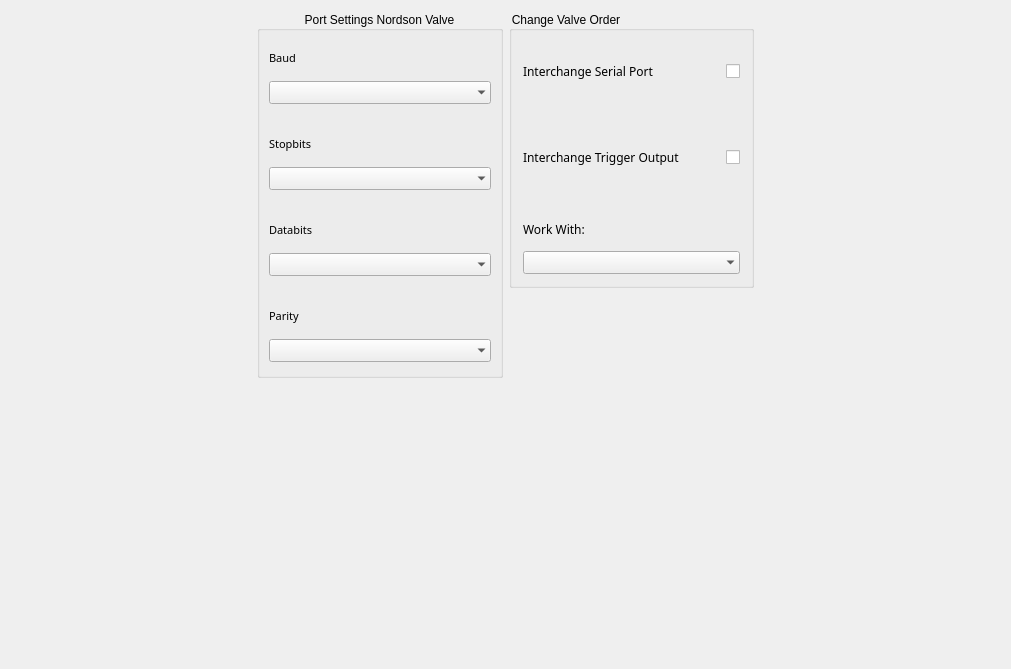
<?xml version="1.0" encoding="UTF-8"?>
<ui version="4.0">
 <class>SerialPortSettingsDialog</class>
 <widget class="QWidget" name="SerialPortSettingsDialog">
  <property name="enabled">
   <bool>true</bool>
  </property>
  <property name="geometry">
   <rect>
    <x>0</x>
    <y>0</y>
    <width>1011</width>
    <height>669</height>
   </rect>
  </property>
  <property name="windowTitle">
   <string/>
  </property>
  <property name="styleSheet">
   <string notr="true"/>
  </property>
  <layout class="QGridLayout" name="gridLayout_3">
   <item row="0" column="0">
    <spacer name="horizontalSpacer">
     <property name="orientation">
      <enum>Qt::Horizontal</enum>
     </property>
     <property name="sizeHint" stdset="0">
      <size>
       <width>205</width>
       <height>20</height>
      </size>
     </property>
    </spacer>
   </item>
   <item row="0" column="1" rowspan="2">
    <widget class="QGroupBox" name="groupBoxSerialSettings">
     <property name="sizePolicy">
      <sizepolicy hsizetype="Expanding" vsizetype="Preferred">
       <horstretch>0</horstretch>
       <verstretch>0</verstretch>
      </sizepolicy>
     </property>
     <property name="minimumSize">
      <size>
       <width>0</width>
       <height>0</height>
      </size>
     </property>
     <property name="styleSheet">
      <string notr="true">QGroupBox{
    background-color: transparent;
}</string>
     </property>
     <property name="title">
      <string>Port Settings Nordson Valve</string>
     </property>
     <property name="alignment">
      <set>Qt::AlignCenter</set>
     </property>
     <layout class="QGridLayout" name="gridLayout">
      <property name="leftMargin">
       <number>0</number>
      </property>
      <property name="topMargin">
       <number>0</number>
      </property>
      <property name="rightMargin">
       <number>0</number>
      </property>
      <property name="bottomMargin">
       <number>4</number>
      </property>
      <property name="spacing">
       <number>4</number>
      </property>
      <item row="0" column="0">
       <widget class="ContentBoardItem" name="widgetDashBoardSerialPortBaudrate" native="true">
        <property name="sizePolicy">
         <sizepolicy hsizetype="Preferred" vsizetype="Preferred">
          <horstretch>0</horstretch>
          <verstretch>0</verstretch>
         </sizepolicy>
        </property>
        <property name="minimumSize">
         <size>
          <width>0</width>
          <height>82</height>
         </size>
        </property>
        <property name="maximumSize">
         <size>
          <width>16777215</width>
          <height>82</height>
         </size>
        </property>
        <property name="styleSheet">
         <string notr="true">/*QFrame{
     background:rgb(249,247,248);
     min-height: 80px;
     max-height: 80px;
}

QLabel{
  background:rgb(249,247,248);
  color: rgb(39,51,66);
  font-size: 16px;
  font-family: Siemens Sans;
  min-height: 20px;
  max-height: 20px;
}
*/


</string>
        </property>
        <layout class="QGridLayout" name="gridLayout_28">
         <property name="leftMargin">
          <number>9</number>
         </property>
         <property name="topMargin">
          <number>9</number>
         </property>
         <property name="rightMargin">
          <number>9</number>
         </property>
         <property name="bottomMargin">
          <number>9</number>
         </property>
         <property name="spacing">
          <number>6</number>
         </property>
         <item row="2" column="0">
          <widget class="QComboBox" name="comboBoxSerialPortBaudrate">
           <property name="enabled">
            <bool>true</bool>
           </property>
           <property name="sizePolicy">
            <sizepolicy hsizetype="Ignored" vsizetype="Fixed">
             <horstretch>0</horstretch>
             <verstretch>0</verstretch>
            </sizepolicy>
           </property>
           <property name="minimumSize">
            <size>
             <width>0</width>
             <height>0</height>
            </size>
           </property>
           <property name="maximumSize">
            <size>
             <width>16777215</width>
             <height>16777215</height>
            </size>
           </property>
           <property name="font">
            <font>
             <family>Siemens Sans</family>
             <weight>75</weight>
             <bold>true</bold>
            </font>
           </property>
           <property name="styleSheet">
            <string notr="true"/>
           </property>
           <property name="editable">
            <bool>false</bool>
           </property>
           <property name="currentIndex">
            <number>-1</number>
           </property>
           <property name="sizeAdjustPolicy">
            <enum>QComboBox::AdjustToContents</enum>
           </property>
           <property name="minimumContentsLength">
            <number>0</number>
           </property>
           <property name="iconSize">
            <size>
             <width>16</width>
             <height>16</height>
            </size>
           </property>
           <property name="frame">
            <bool>false</bool>
           </property>
           <property name="modelColumn">
            <number>0</number>
           </property>
          </widget>
         </item>
         <item row="0" column="0">
          <widget class="QLabel" name="labelSerialPortBaudrate">
           <property name="font">
            <font>
             <family>Siemens Sans</family>
             <pointsize>8</pointsize>
            </font>
           </property>
           <property name="styleSheet">
            <string notr="true"/>
           </property>
           <property name="text">
            <string>Baud</string>
           </property>
          </widget>
         </item>
        </layout>
       </widget>
      </item>
      <item row="1" column="0">
       <widget class="ContentBoardItem" name="widgetDashBoardSerialPortStopbits" native="true">
        <property name="sizePolicy">
         <sizepolicy hsizetype="Preferred" vsizetype="Preferred">
          <horstretch>0</horstretch>
          <verstretch>0</verstretch>
         </sizepolicy>
        </property>
        <property name="minimumSize">
         <size>
          <width>0</width>
          <height>82</height>
         </size>
        </property>
        <property name="maximumSize">
         <size>
          <width>16777215</width>
          <height>82</height>
         </size>
        </property>
        <property name="styleSheet">
         <string notr="true">/*QFrame{
     background:rgb(249,247,248);
     min-height: 80px;
     max-height: 80px;
}

QLabel{
  background:rgb(249,247,248);
  color: rgb(39,51,66);
  font-size: 16px;
  font-family: Siemens Sans;
  min-height: 20px;
  max-height: 20px;
}
*/

</string>
        </property>
        <layout class="QGridLayout" name="gridLayout_30">
         <property name="leftMargin">
          <number>9</number>
         </property>
         <property name="topMargin">
          <number>9</number>
         </property>
         <property name="rightMargin">
          <number>9</number>
         </property>
         <property name="bottomMargin">
          <number>9</number>
         </property>
         <property name="spacing">
          <number>6</number>
         </property>
         <item row="1" column="0">
          <widget class="QLabel" name="labelSerialPortStopbits">
           <property name="font">
            <font>
             <family>Siemens Sans</family>
             <pointsize>8</pointsize>
            </font>
           </property>
           <property name="styleSheet">
            <string notr="true"/>
           </property>
           <property name="text">
            <string>Stopbits</string>
           </property>
          </widget>
         </item>
         <item row="2" column="0">
          <widget class="QComboBox" name="comboBoxSerialPortStopbits">
           <property name="sizePolicy">
            <sizepolicy hsizetype="Ignored" vsizetype="Fixed">
             <horstretch>0</horstretch>
             <verstretch>0</verstretch>
            </sizepolicy>
           </property>
           <property name="minimumSize">
            <size>
             <width>0</width>
             <height>0</height>
            </size>
           </property>
           <property name="maximumSize">
            <size>
             <width>16777215</width>
             <height>16777215</height>
            </size>
           </property>
           <property name="font">
            <font>
             <family>Siemens Sans</family>
             <weight>75</weight>
             <bold>true</bold>
            </font>
           </property>
           <property name="styleSheet">
            <string notr="true"/>
           </property>
           <property name="currentIndex">
            <number>-1</number>
           </property>
           <property name="sizeAdjustPolicy">
            <enum>QComboBox::AdjustToContents</enum>
           </property>
           <property name="minimumContentsLength">
            <number>0</number>
           </property>
           <property name="iconSize">
            <size>
             <width>16</width>
             <height>16</height>
            </size>
           </property>
           <property name="frame">
            <bool>false</bool>
           </property>
           <property name="modelColumn">
            <number>0</number>
           </property>
          </widget>
         </item>
        </layout>
       </widget>
      </item>
      <item row="2" column="0">
       <widget class="ContentBoardItem" name="widgetDashBoardSerialPortDatabits" native="true">
        <property name="sizePolicy">
         <sizepolicy hsizetype="Preferred" vsizetype="Preferred">
          <horstretch>0</horstretch>
          <verstretch>0</verstretch>
         </sizepolicy>
        </property>
        <property name="minimumSize">
         <size>
          <width>0</width>
          <height>82</height>
         </size>
        </property>
        <property name="maximumSize">
         <size>
          <width>16777215</width>
          <height>82</height>
         </size>
        </property>
        <property name="styleSheet">
         <string notr="true">/*QFrame{
     background:rgb(249,247,248);
     min-height: 80px;
     max-height: 80px;
}

QLabel{
  background:rgb(249,247,248);
  color: rgb(39,51,66);
  font-size: 16px;
  font-family: Siemens Sans;
  min-height: 20px;
  max-height: 20px;
}
*/


</string>
        </property>
        <layout class="QGridLayout" name="gridLayout_29">
         <property name="leftMargin">
          <number>9</number>
         </property>
         <property name="topMargin">
          <number>9</number>
         </property>
         <property name="rightMargin">
          <number>9</number>
         </property>
         <property name="bottomMargin">
          <number>9</number>
         </property>
         <property name="spacing">
          <number>6</number>
         </property>
         <item row="1" column="0">
          <widget class="QLabel" name="labelSerialPortDatabits">
           <property name="font">
            <font>
             <family>Siemens Sans</family>
             <pointsize>8</pointsize>
            </font>
           </property>
           <property name="styleSheet">
            <string notr="true"/>
           </property>
           <property name="text">
            <string>Databits</string>
           </property>
          </widget>
         </item>
         <item row="2" column="0">
          <widget class="QComboBox" name="comboBoxSerialPortDatabits">
           <property name="sizePolicy">
            <sizepolicy hsizetype="Ignored" vsizetype="Fixed">
             <horstretch>0</horstretch>
             <verstretch>0</verstretch>
            </sizepolicy>
           </property>
           <property name="minimumSize">
            <size>
             <width>0</width>
             <height>0</height>
            </size>
           </property>
           <property name="maximumSize">
            <size>
             <width>16777215</width>
             <height>16777215</height>
            </size>
           </property>
           <property name="font">
            <font>
             <family>Siemens Sans</family>
             <weight>75</weight>
             <bold>true</bold>
            </font>
           </property>
           <property name="styleSheet">
            <string notr="true"/>
           </property>
           <property name="currentIndex">
            <number>-1</number>
           </property>
           <property name="sizeAdjustPolicy">
            <enum>QComboBox::AdjustToContents</enum>
           </property>
           <property name="minimumContentsLength">
            <number>0</number>
           </property>
           <property name="iconSize">
            <size>
             <width>16</width>
             <height>16</height>
            </size>
           </property>
           <property name="frame">
            <bool>false</bool>
           </property>
           <property name="modelColumn">
            <number>0</number>
           </property>
          </widget>
         </item>
        </layout>
       </widget>
      </item>
      <item row="3" column="0">
       <widget class="ContentBoardItem" name="widgetDashBoardSerialPortParity" native="true">
        <property name="enabled">
         <bool>true</bool>
        </property>
        <property name="sizePolicy">
         <sizepolicy hsizetype="Preferred" vsizetype="Preferred">
          <horstretch>0</horstretch>
          <verstretch>0</verstretch>
         </sizepolicy>
        </property>
        <property name="minimumSize">
         <size>
          <width>0</width>
          <height>82</height>
         </size>
        </property>
        <property name="maximumSize">
         <size>
          <width>16777215</width>
          <height>82</height>
         </size>
        </property>
        <property name="styleSheet">
         <string notr="true">/*QFrame{
     background:rgb(249,247,248);
     min-height: 80px;
     max-height: 80px;
}

QLabel{
  background:rgb(249,247,248);
  color: rgb(39,51,66);
  font-size: 16px;
  font-family: Siemens Sans;
  min-height: 20px;
  max-height: 20px;
}
*/


</string>
        </property>
        <layout class="QGridLayout" name="gridLayout_31">
         <property name="leftMargin">
          <number>9</number>
         </property>
         <property name="topMargin">
          <number>9</number>
         </property>
         <property name="rightMargin">
          <number>9</number>
         </property>
         <property name="bottomMargin">
          <number>9</number>
         </property>
         <property name="spacing">
          <number>6</number>
         </property>
         <item row="1" column="0">
          <widget class="QLabel" name="labelSerialPortParity">
           <property name="font">
            <font>
             <family>Siemens Sans</family>
             <pointsize>8</pointsize>
            </font>
           </property>
           <property name="styleSheet">
            <string notr="true"/>
           </property>
           <property name="text">
            <string>Parity</string>
           </property>
          </widget>
         </item>
         <item row="2" column="0">
          <widget class="QComboBox" name="comboBoxSerialPortParity">
           <property name="sizePolicy">
            <sizepolicy hsizetype="Ignored" vsizetype="Fixed">
             <horstretch>0</horstretch>
             <verstretch>0</verstretch>
            </sizepolicy>
           </property>
           <property name="minimumSize">
            <size>
             <width>0</width>
             <height>0</height>
            </size>
           </property>
           <property name="maximumSize">
            <size>
             <width>16777215</width>
             <height>16777215</height>
            </size>
           </property>
           <property name="font">
            <font>
             <family>Siemens Sans</family>
             <weight>75</weight>
             <bold>true</bold>
            </font>
           </property>
           <property name="styleSheet">
            <string notr="true"/>
           </property>
           <property name="currentIndex">
            <number>-1</number>
           </property>
           <property name="sizeAdjustPolicy">
            <enum>QComboBox::AdjustToContents</enum>
           </property>
           <property name="minimumContentsLength">
            <number>0</number>
           </property>
           <property name="iconSize">
            <size>
             <width>16</width>
             <height>16</height>
            </size>
           </property>
           <property name="frame">
            <bool>false</bool>
           </property>
           <property name="modelColumn">
            <number>0</number>
           </property>
          </widget>
         </item>
        </layout>
       </widget>
      </item>
     </layout>
    </widget>
   </item>
   <item row="0" column="2" rowspan="2">
    <layout class="QGridLayout" name="gridLayout_2">
     <item row="0" column="0">
      <widget class="QGroupBox" name="groupBoxChangeValveOrder">
       <property name="sizePolicy">
        <sizepolicy hsizetype="Expanding" vsizetype="Preferred">
         <horstretch>0</horstretch>
         <verstretch>0</verstretch>
        </sizepolicy>
       </property>
       <property name="styleSheet">
        <string notr="true">QGroupBox{
    background-color: transparent;
}</string>
       </property>
       <property name="title">
        <string>Change Valve Order</string>
       </property>
       <layout class="QGridLayout" name="gridLayout_18">
        <property name="leftMargin">
         <number>0</number>
        </property>
        <property name="topMargin">
         <number>0</number>
        </property>
        <property name="rightMargin">
         <number>0</number>
        </property>
        <property name="bottomMargin">
         <number>0</number>
        </property>
        <property name="spacing">
         <number>4</number>
        </property>
        <item row="0" column="0">
         <widget class="ContentBoardItem" name="ContentBoardItemInterChangeSerialPort" native="true">
          <property name="sizePolicy">
           <sizepolicy hsizetype="Preferred" vsizetype="Fixed">
            <horstretch>0</horstretch>
            <verstretch>0</verstretch>
           </sizepolicy>
          </property>
          <property name="minimumSize">
           <size>
            <width>0</width>
            <height>82</height>
           </size>
          </property>
          <property name="maximumSize">
           <size>
            <width>16777215</width>
            <height>82</height>
           </size>
          </property>
          <property name="layoutDirection">
           <enum>Qt::LeftToRight</enum>
          </property>
          <property name="autoFillBackground">
           <bool>false</bool>
          </property>
          <property name="styleSheet">
           <string notr="true">/*QFrame{
     background:rgb(249,247,248);
     min-height: 80px;
     max-height: 80px;
}

QLabel{
  background:rgb(249,247,248);
  color: rgb(39,51,66);
  font-size: 16px;
  font-family: Siemens Sans;
  min-height: 20px;
  max-height: 20px;
}

QCheckBox{
background:rgb(249,247,248);
  color: rgb(39,51,66);
  font-size: 16px;
  font-weight: bold;
  font-family: Siemens Sans;
  min-height: 32px;
  max-height: 32px;
}
*/



</string>
          </property>
          <layout class="QGridLayout" name="gridLayout_4">
           <property name="topMargin">
            <number>9</number>
           </property>
           <property name="bottomMargin">
            <number>9</number>
           </property>
           <item row="2" column="0">
            <spacer name="verticalSpacer_3">
             <property name="orientation">
              <enum>Qt::Vertical</enum>
             </property>
             <property name="sizeHint" stdset="0">
              <size>
               <width>20</width>
               <height>40</height>
              </size>
             </property>
            </spacer>
           </item>
           <item row="1" column="0">
            <widget class="QLabel" name="labelInterChangeSerialPort">
             <property name="font">
              <font>
               <family>Siemens Sans</family>
              </font>
             </property>
             <property name="styleSheet">
              <string notr="true"/>
             </property>
             <property name="text">
              <string>Interchange Serial Port</string>
             </property>
            </widget>
           </item>
           <item row="1" column="1">
            <widget class="QCheckBox" name="checkBoxInterChangeSerialPort">
             <property name="sizePolicy">
              <sizepolicy hsizetype="Maximum" vsizetype="Fixed">
               <horstretch>0</horstretch>
               <verstretch>0</verstretch>
              </sizepolicy>
             </property>
             <property name="minimumSize">
              <size>
               <width>0</width>
               <height>0</height>
              </size>
             </property>
             <property name="maximumSize">
              <size>
               <width>16777215</width>
               <height>16777215</height>
              </size>
             </property>
             <property name="text">
              <string/>
             </property>
             <property name="iconSize">
              <size>
               <width>85</width>
               <height>42</height>
              </size>
             </property>
            </widget>
           </item>
           <item row="0" column="0">
            <spacer name="verticalSpacer_4">
             <property name="orientation">
              <enum>Qt::Vertical</enum>
             </property>
             <property name="sizeHint" stdset="0">
              <size>
               <width>20</width>
               <height>40</height>
              </size>
             </property>
            </spacer>
           </item>
          </layout>
         </widget>
        </item>
        <item row="3" column="0">
         <widget class="ContentBoardItem" name="ContenBoardSetNumberValves" native="true">
          <property name="sizePolicy">
           <sizepolicy hsizetype="Preferred" vsizetype="Preferred">
            <horstretch>0</horstretch>
            <verstretch>0</verstretch>
           </sizepolicy>
          </property>
          <property name="minimumSize">
           <size>
            <width>0</width>
            <height>82</height>
           </size>
          </property>
          <property name="maximumSize">
           <size>
            <width>16777215</width>
            <height>82</height>
           </size>
          </property>
          <property name="styleSheet">
           <string notr="true">/*QFrame{
     background:rgb(249,247,248);
     min-height: 80px;
     max-height: 80px;
}

QLabel{
  background:rgb(249,247,248);
  color: rgb(39,51,66);
  font-size: 16px;
  font-family: Siemens Sans;
  min-height: 20px;
  max-height: 20px;
}

QComboBox
{
    background:rgb(255,255,255);
    color:rgb(39,51,66);
    font-size: 16px;
    font-weight: bold;
    font-family: Siemens Sans;
    border: 1px solid rgb(39,51,66); 
    min-height: 32px;
    max-height: 32px;
}


QComboBox QAbstractItemView
{
     selection-background-color: rgb(196,199,204);
     padding: 0px 0px 0px 0px;
}


QComboBox::drop-down
{
     width: 0px;
     color: white;
     border-left-width: 0px;
     margin: 0px;
 }
*/



</string>
          </property>
          <layout class="QGridLayout" name="gridLayout_32">
           <item row="0" column="0">
            <widget class="QLabel" name="labelSetNumberValves">
             <property name="font">
              <font>
               <family>Siemens Sans</family>
              </font>
             </property>
             <property name="text">
              <string>Work With:</string>
             </property>
            </widget>
           </item>
           <item row="1" column="0">
            <widget class="QComboBox" name="comboBoxChooseNumberValves">
             <property name="sizePolicy">
              <sizepolicy hsizetype="Ignored" vsizetype="Fixed">
               <horstretch>0</horstretch>
               <verstretch>0</verstretch>
              </sizepolicy>
             </property>
             <property name="minimumSize">
              <size>
               <width>0</width>
               <height>0</height>
              </size>
             </property>
             <property name="maximumSize">
              <size>
               <width>16777215</width>
               <height>16777215</height>
              </size>
             </property>
             <property name="font">
              <font>
               <family>Siemens Sans</family>
               <weight>75</weight>
               <bold>true</bold>
              </font>
             </property>
             <property name="styleSheet">
              <string notr="true"/>
             </property>
             <property name="currentIndex">
              <number>-1</number>
             </property>
             <property name="sizeAdjustPolicy">
              <enum>QComboBox::AdjustToContents</enum>
             </property>
             <property name="minimumContentsLength">
              <number>0</number>
             </property>
             <property name="iconSize">
              <size>
               <width>16</width>
               <height>16</height>
              </size>
             </property>
             <property name="frame">
              <bool>false</bool>
             </property>
             <property name="modelColumn">
              <number>0</number>
             </property>
            </widget>
           </item>
          </layout>
         </widget>
        </item>
        <item row="2" column="0">
         <widget class="ContentBoardItem" name="ContentBoardItemInterChangeTriggerOutput" native="true">
          <property name="sizePolicy">
           <sizepolicy hsizetype="Preferred" vsizetype="Fixed">
            <horstretch>0</horstretch>
            <verstretch>0</verstretch>
           </sizepolicy>
          </property>
          <property name="minimumSize">
           <size>
            <width>0</width>
            <height>82</height>
           </size>
          </property>
          <property name="maximumSize">
           <size>
            <width>16777215</width>
            <height>82</height>
           </size>
          </property>
          <property name="layoutDirection">
           <enum>Qt::LeftToRight</enum>
          </property>
          <property name="autoFillBackground">
           <bool>false</bool>
          </property>
          <property name="styleSheet">
           <string notr="true">/*QFrame{
     background:rgb(249,247,248);
     min-height: 80px;
     max-height: 80px;
}

QLabel{
  background:rgb(249,247,248);
  color: rgb(39,51,66);
  font-size: 16px;
  font-family: Siemens Sans;
  min-height: 20px;
  max-height: 20px;
}

QCheckBox{
background:rgb(249,247,248);
  color: rgb(39,51,66);
  font-size: 16px;
  font-weight: bold;
  font-family: Siemens Sans;
  min-height: 32px;
  max-height: 32px;
}
*/



</string>
          </property>
          <layout class="QGridLayout" name="gridLayout_5">
           <item row="1" column="1">
            <widget class="QCheckBox" name="checkBoxInterChangeTriggerOutput">
             <property name="sizePolicy">
              <sizepolicy hsizetype="Maximum" vsizetype="Fixed">
               <horstretch>0</horstretch>
               <verstretch>0</verstretch>
              </sizepolicy>
             </property>
             <property name="minimumSize">
              <size>
               <width>0</width>
               <height>0</height>
              </size>
             </property>
             <property name="maximumSize">
              <size>
               <width>16777215</width>
               <height>16777215</height>
              </size>
             </property>
             <property name="text">
              <string/>
             </property>
             <property name="iconSize">
              <size>
               <width>85</width>
               <height>42</height>
              </size>
             </property>
            </widget>
           </item>
           <item row="4" column="0">
            <spacer name="verticalSpacer_5">
             <property name="orientation">
              <enum>Qt::Vertical</enum>
             </property>
             <property name="sizeHint" stdset="0">
              <size>
               <width>20</width>
               <height>40</height>
              </size>
             </property>
            </spacer>
           </item>
           <item row="1" column="0">
            <widget class="QLabel" name="labelInterChangeTriggerOutput">
             <property name="font">
              <font>
               <family>Siemens Sans</family>
              </font>
             </property>
             <property name="styleSheet">
              <string notr="true"/>
             </property>
             <property name="text">
              <string>Interchange Trigger Output</string>
             </property>
            </widget>
           </item>
           <item row="0" column="0">
            <spacer name="verticalSpacer_6">
             <property name="orientation">
              <enum>Qt::Vertical</enum>
             </property>
             <property name="sizeHint" stdset="0">
              <size>
               <width>20</width>
               <height>40</height>
              </size>
             </property>
            </spacer>
           </item>
          </layout>
         </widget>
        </item>
       </layout>
      </widget>
     </item>
     <item row="1" column="0">
      <spacer name="verticalSpacer">
       <property name="orientation">
        <enum>Qt::Vertical</enum>
       </property>
       <property name="sizeHint" stdset="0">
        <size>
         <width>20</width>
         <height>68</height>
        </size>
       </property>
      </spacer>
     </item>
    </layout>
   </item>
   <item row="1" column="3">
    <spacer name="horizontalSpacer_2">
     <property name="orientation">
      <enum>Qt::Horizontal</enum>
     </property>
     <property name="sizeHint" stdset="0">
      <size>
       <width>204</width>
       <height>20</height>
      </size>
     </property>
    </spacer>
   </item>
   <item row="2" column="2">
    <spacer name="verticalSpacer_2">
     <property name="orientation">
      <enum>Qt::Vertical</enum>
     </property>
     <property name="sizeHint" stdset="0">
      <size>
       <width>20</width>
       <height>368</height>
      </size>
     </property>
    </spacer>
   </item>
  </layout>
 </widget>
 <layoutdefault spacing="6" margin="11"/>
 <customwidgets>
  <customwidget>
   <class>ContentBoardItem</class>
   <extends>QWidget</extends>
   <header location="global">contentboarditem.h</header>
   <container>1</container>
  </customwidget>
 </customwidgets>
 <resources/>
 <connections/>
</ui>
